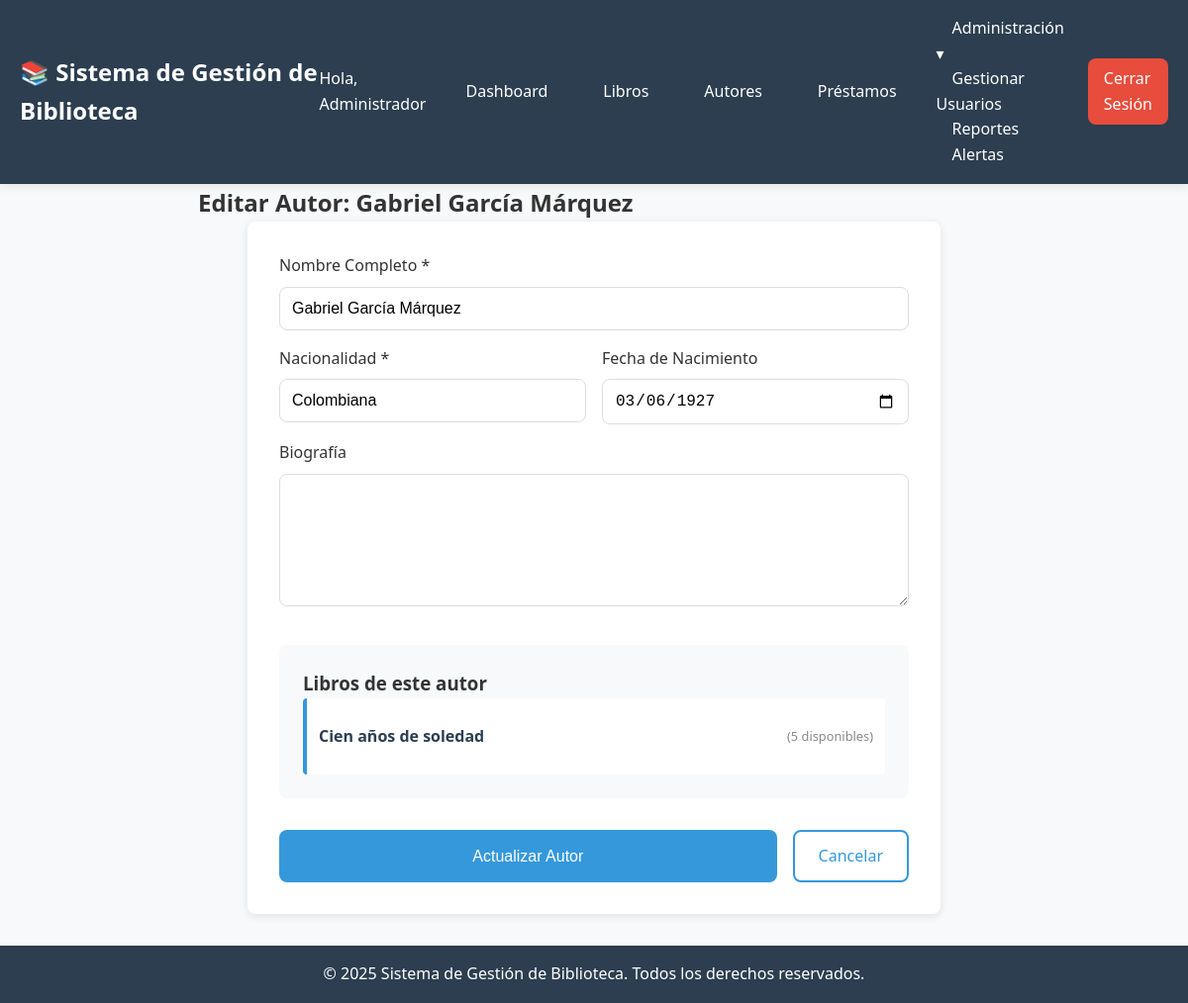
The page /index.php?action=editAuthor&id=1 (signed in) on the database its author committed.
### tables this page shows
CREATE TABLE `authors` (
  `id` int(11) NOT NULL,
  `name` varchar(100) NOT NULL,
  `nationality` varchar(50) DEFAULT NULL,
  `birth_date` date DEFAULT NULL,
  `biography` text DEFAULT NULL,
  `created_at` timestamp NOT NULL DEFAULT current_timestamp()
);

CREATE TABLE `books` (
  `id` int(11) NOT NULL,
  `title` varchar(255) NOT NULL,
  `isbn` varchar(20) NOT NULL,
  `author_id` int(11) NOT NULL,
  `publication_year` int(11) DEFAULT NULL,
  `genre` varchar(50) DEFAULT NULL,
  `publisher` varchar(100) DEFAULT NULL,
  `total_copies` int(11) DEFAULT 1,
  `available_copies` int(11) DEFAULT 1,
  `description` text DEFAULT NULL,
  `created_at` timestamp NOT NULL DEFAULT current_timestamp(),
  `updated_at` timestamp NOT NULL DEFAULT current_timestamp() ON UPDATE current_timestamp()
);

### app/controllers/AuthorController.php (called while the page is built, shortened)
<?php
class AuthorController {
    private $authorModel;
    private $bookModel;
    public function __construct($database) {
        $this->authorModel = new AuthorModel($database);
        $this->bookModel = new BookModel($database);
    }
    public function edit() {
        $authorId = $_GET['id'] ?? 0;
        $author = $this->authorModel->getAuthorById($authorId);
        $books = $this->bookModel->getBooksByAuthor($authorId);
        require_once '../app/views/authors/edit.php';
    }
}
?>

### app/models/AuthorModel.php (called while the page is built, shortened)
<?php
class AuthorModel {
    private $dbConnection;
    private $tableName = 'authors';
    public function __construct($database) {
        $this->dbConnection = $database;
    }
    public function getAuthorById($authorId) {
        $query = "SELECT * FROM " . $this->tableName . " WHERE id = :id";
        $statement = $this->dbConnection->prepare($query);
        $statement->bindParam(':id', $authorId, PDO::PARAM_INT);
        $statement->execute();
        return $statement->fetch(PDO::FETCH_ASSOC);
    }
}
?>

### app/models/BookModel.php (called while the page is built, shortened)
<?php
class BookModel {
    private $dbConnection;
    private $tableName = 'books';
    public function __construct($database) {
        $this->dbConnection = $database;
    }
    public function getBooksByAuthor($authorId) {
        $query = "SELECT * FROM " . $this->tableName . "
                 WHERE author_id = :author_id
                 ORDER BY title";
        $statement = $this->dbConnection->prepare($query);
        $statement->bindParam(':author_id', $authorId, PDO::PARAM_INT);
        $statement->execute();
        return $statement->fetchAll(PDO::FETCH_ASSOC);
    }
}
?>

### app/views/authors/edit.php (the view, shortened to what this page needs)
<?php require_once '../app/views/layout/header.php'; ?>
<div class="form-page">
    <h2>Editar Autor: <?php echo htmlspecialchars($author['name']); ?></h2>
    <form method="POST" action="index.php?action=updateAuthor" class="author-form">
        <div class="form-group">
            <label for="name">Nombre Completo *</label>
            <input type="text" id="name" name="name" required
                   value="<?php echo $_SESSION['form_data']['name'] ?? htmlspecialchars($author['name']); ?>">
        </div>
        <div class="form-row">
            <div class="form-group">
                <label for="nationality">Nacionalidad *</label>
                <input type="text" id="nationality" name="nationality" required
                       value="<?php echo $_SESSION['form_data']['nationality'] ?? htmlspecialchars($author['nationality']); ?>">
            </div>
            <div class="form-group">
                <label for="birth_date">Fecha de Nacimiento</label>
                <input type="date" id="birth_date" name="birth_date"
                       value="<?php echo $_SESSION['form_data']['birthDate'] ?? $author['birth_date']; ?>">
            </div>
        </div>
        <div class="form-group">
            <label for="biography">Biografía</label>
            <textarea id="biography" name="biography" rows="6"><?php echo $_SESSION['form_data']['biography'] ?? htmlspecialchars($author['biography'] ?? ''); ?></textarea>
        </div>
        <?php if (!empty($books)): ?>
            <div class="author-books">
                <h3>Libros de este autor</h3>
                <div class="books-list-mini">
                    <?php foreach ($books as $book): ?>
                        <div class="book-item-mini">
                            <strong><?php echo htmlspecialchars($book['title']); ?></strong>
                            <span class="book-copies">(<?php echo $book['available_copies']; ?> disponibles)</span>
                        </div>
                    <?php endforeach; ?>
                </div>
            </div>
        <?php endif; ?>
        <div class="form-actions">
            <button type="submit" class="btn btn-primary">Actualizar Autor</button>
            <a href="index.php?action=authors" class="btn btn-outline">Cancelar</a>
        </div>
    </form>
</div>
<?php
require_once '../app/views/layout/footer.php';
?>

### public/assets/css/style.css (style rules this page uses)
:root { --primary-color: #2c3e50; --secondary-color: #3498db; --accent-color: #e74c3c; --success-color: #27ae60; --warning-color: #f39c12; --danger-color: #c0392b; --light-color: #ecf0f1; --dark-color: #2c3e50; --text-color: #333; --border-radius: 8px; --box-shadow: 0 2px 10px rgba(0,0,0,0.1); }
* { margin: 0; padding: 0; box-sizing: border-box; }
body { font-family: 'Segoe UI', Tahoma, Geneva, Verdana, sans-serif; line-height: 1.6; color: var(--text-color); background-color: #f8f9fa; }
.form-group { margin-bottom: 1rem; }
.form-group label { display: block; margin-bottom: 0.5rem; font-weight: 500; }
.form-group input, .form-group select, .form-group textarea { width: 100%; padding: 0.75rem; border: 1px solid #ddd; border-radius: var(--border-radius); font-size: 1rem; transition: border-color 0.3s; }
.btn { display: inline-block; padding: 0.75rem 1.5rem; border: none; border-radius: var(--border-radius); font-size: 1rem; cursor: pointer; text-decoration: none; text-align: center; transition: all 0.3s; }
.btn-primary { background-color: var(--secondary-color); color: white; width: 100%; }
.book-copies { font-size: 0.9rem; color: #888; }
.form-page { max-width: 800px; margin: 0 auto; }
.form-row { display: grid; grid-template-columns: 1fr 1fr; gap: 1rem; }
.form-actions { display: flex; gap: 1rem; margin-top: 2rem; }
.btn-outline { background: transparent; border: 2px solid var(--secondary-color); color: var(--secondary-color); }
.author-form { background: white; padding: 2rem; border-radius: var(--border-radius); box-shadow: var(--box-shadow); max-width: 700px; margin: 0 auto; }
.book-copies { margin: 1rem 0; }
.author-books { margin: 2rem 0; padding: 1.5rem; background: #f8f9fa; border-radius: var(--border-radius); }
.books-list-mini { display: flex; flex-direction: column; gap: 0.5rem; }
.book-item-mini { display: flex; justify-content: space-between; align-items: center; padding: 0.75rem; background: white; border-radius: 4px; border-left: 4px solid var(--secondary-color); }
.book-item-mini strong { color: var(--primary-color); }
.book-copies { font-size: 0.8rem; color: #888; }

### rows shown on the page
authors: name "Gabriel García Márquez", nationality "Colombiana", birth_date "03/06/1927"
books: title "Cien años de soledad", available_copies "5"

### other values the page prints
APP_NAME "Sistema de Gestión de Biblioteca"
$_SESSION['first_name'] "Administrador"
